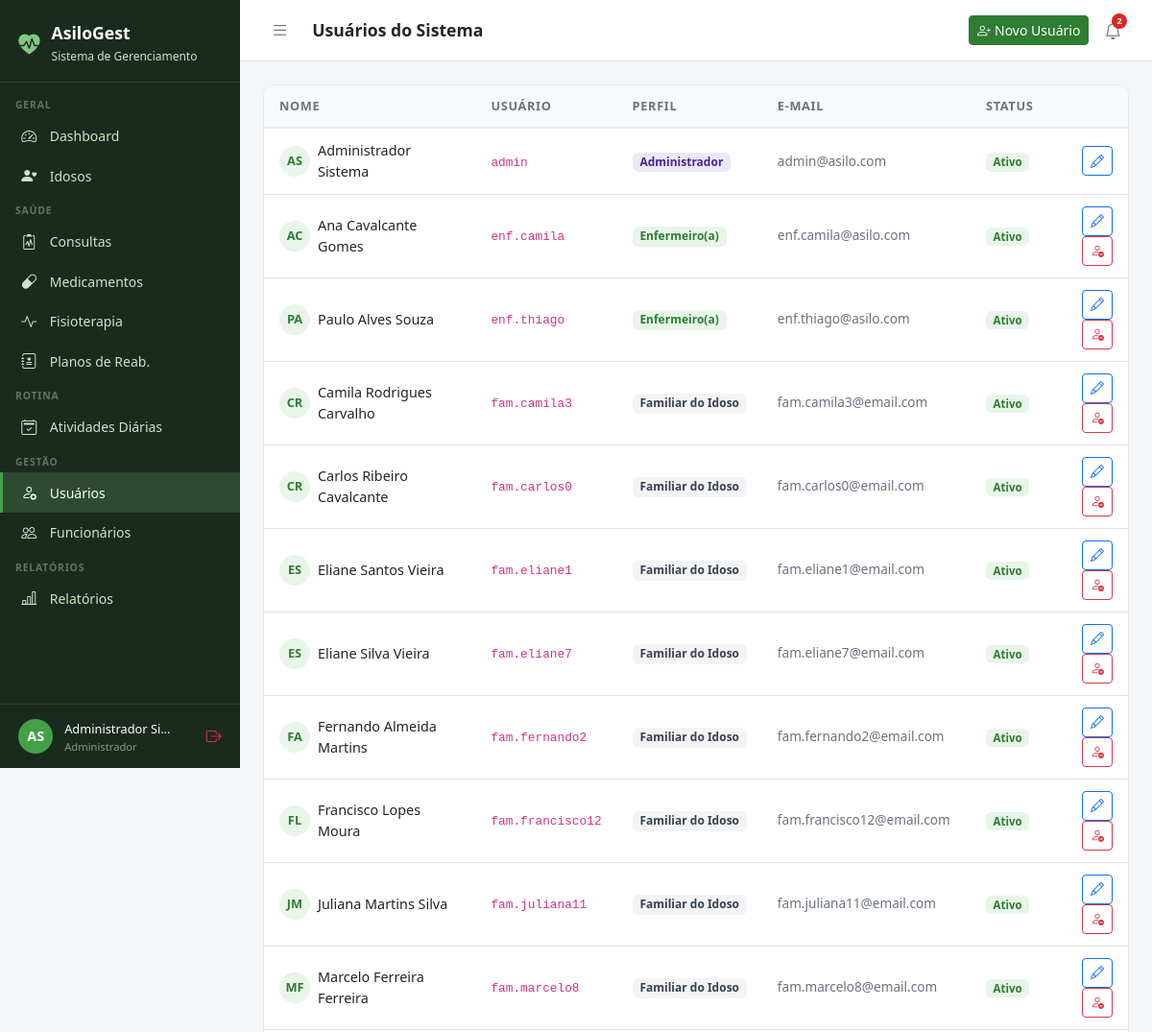
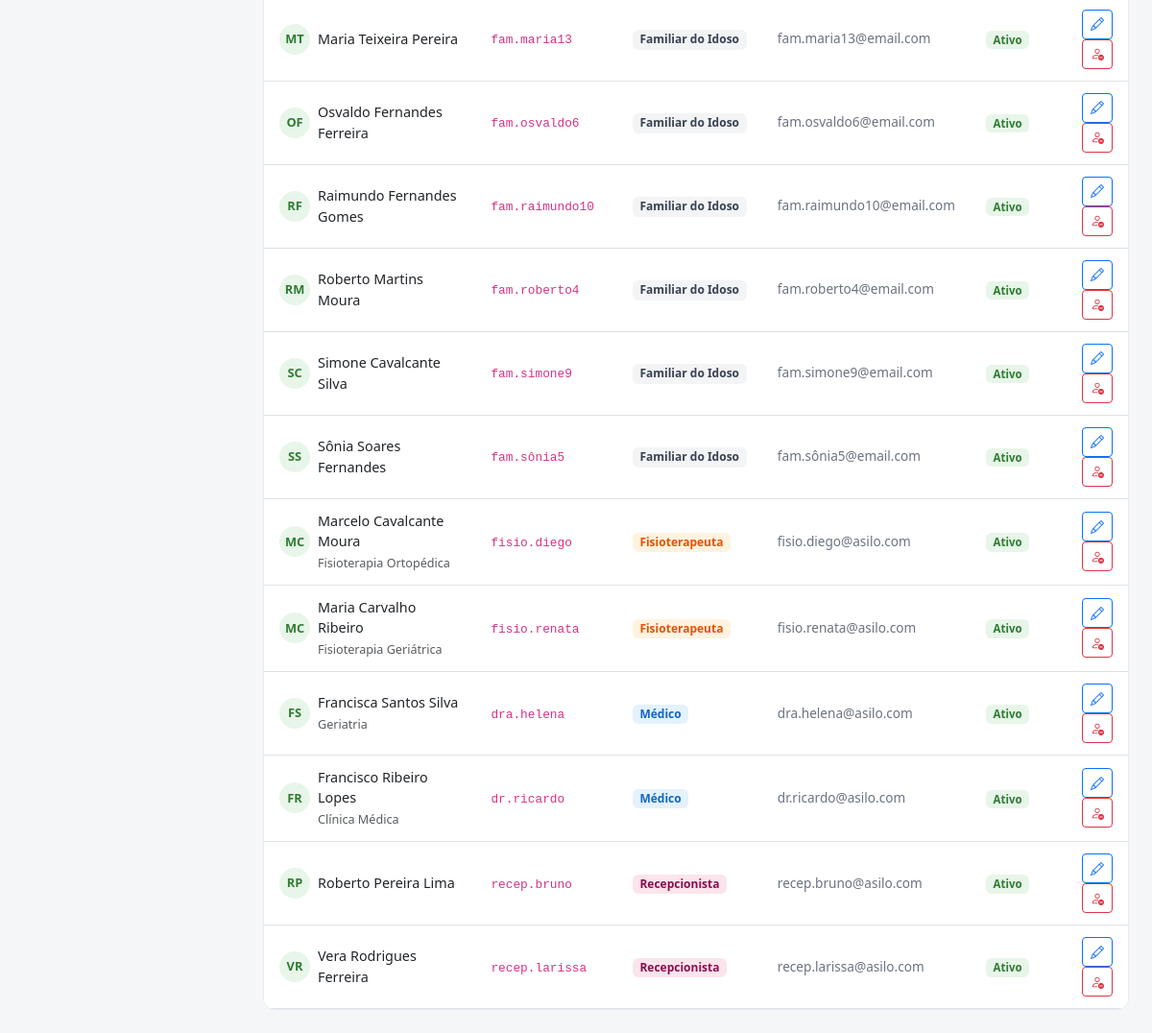
Screenshot of /usuarios/ (signed in) with the database file from the repository (2 pictures, top to bottom).
### core/models.py (models this page shows, shortened)
class Usuario(AbstractUser):
    PERFIL_CHOICES = [
        ('administrador', 'Administrador'),
        ('medico', 'Médico'),
        ('fisioterapeuta', 'Fisioterapeuta'),
        ('enfermeiro', 'Enfermeiro(a)'),
        ('recepcionista', 'Recepcionista'),
        ('familiar', 'Familiar do Idoso'),
    ]
    perfil = models.CharField(
        max_length=20, choices=PERFIL_CHOICES,
        default='recepcionista', verbose_name='Perfil de Acesso'
    )
    telefone = models.CharField(max_length=15, blank=True, verbose_name='Telefone')
    cpf = models.CharField(max_length=14, unique=True, null=True, blank=True, verbose_name='CPF')
    foto = models.ImageField(upload_to='usuarios/', blank=True, null=True, verbose_name='Foto')
    data_nascimento = models.DateField(null=True, blank=True, verbose_name='Data de Nascimento')
    especialidade = models.CharField(
        max_length=100, blank=True, verbose_name='Especialidade',
        help_text='Preencha para Médico ou Fisioterapeuta'
    )
    data_admissao = models.DateField(null=True, blank=True, verbose_name='Data de Admissão')
    primeiro_acesso = models.BooleanField(
        default=True, verbose_name='Primeiro Acesso',
        help_text='Usuário deve definir senha no primeiro login'
    )
    ativo = models.BooleanField(default=True, verbose_name='Ativo')
    criado_em = models.DateTimeField(auto_now_add=True)
    class Meta:
        verbose_name = 'Usuário'
        verbose_name_plural = 'Usuários'
        ordering = ['first_name', 'last_name']
    @property
    def is_administrador(self):
        return self.perfil == 'administrador' or self.is_superuser
    @property
    def is_fisioterapeuta(self):
        return self.perfil == 'fisioterapeuta'
    @property
    def is_recepcionista(self):
        return self.perfil == 'recepcionista'
    @property
    def is_familiar(self):
        return self.perfil == 'familiar'
    @property
    def pode_ver_saude(self):
        return (self.is_administrador or self.is_medico
                or self.is_fisioterapeuta or self.is_enfermeiro)
    @property
    def pode_cadastrar_usuarios(self):
        return self.is_administrador or self.is_recepcionista
    @property
    def pode_administrar(self):
        return self.is_administrador

### core/views.py (the view)
# urls.py: path('usuarios/', views.usuarios_lista, name='usuarios_lista'),
@login_required
@admin_ou_recepcionista_required
def usuarios_lista(request):
    usuarios = Usuario.objects.all().order_by('perfil', 'first_name')
    if request.user.is_recepcionista:
        usuarios = usuarios.exclude(perfil='administrador')
    return render(request, 'usuarios/lista.html', {'usuarios': usuarios})

### templates/usuarios/lista.html (shortened to what this page needs)
{% extends 'base.html' %}
{% block page_title %}Usuários do Sistema{% endblock %}
{% block topbar_actions %}
{% if request.user.pode_cadastrar_usuarios %}
<a href="{% url 'usuario_novo' %}" class="btn btn-primary btn-sm">
  <i class="bi bi-person-plus me-1"></i>Novo Usuário
</a>
{% endif %}
{% endblock %}
{% block content %}
<div class="table-card">
  <table class="table table-hover">
    <thead>
      <tr>
        <th>Nome</th>
        <th>Usuário</th>
        <th>Perfil</th>
        <th>E-mail</th>
        <th>Status</th>
        <th></th>
      </tr>
    </thead>
    <tbody>
      {% for u in usuarios %}
      <tr>
        <td>
          <div class="d-flex align-items-center gap-2">
            <div style="width:32px;height:32px;background:#E8F5E9;border-radius:50%;display:flex;align-items:center;justify-content:center;font-weight:700;font-size:.8rem;color:#2E7D32;flex-shrink:0;">
              {{ u.first_name|first|upper }}{{ u.last_name|first|upper }}
            </div>
            <div>
              <div style="font-weight:500;font-size:.9rem;">{{ u.get_full_name }}</div>
              {% if u.especialidade %}<small class="text-muted">{{ u.especialidade }}</small>{% endif %}
            </div>
          </div>
        </td>
        <td><code style="font-size:.8rem;">{{ u.username }}</code></td>
        <td>
          <span class="badge" style="
            {% if u.perfil == 'administrador' %}background:#EDE7F6;color:#4527A0;
            {% elif u.perfil == 'medico' %}background:#E3F2FD;color:#1565C0;
            {% elif u.perfil == 'enfermeiro' %}background:#E8F5E9;color:#2E7D32;
            {% elif u.perfil == 'fisioterapeuta' %}background:#FFF3E0;color:#E65100;
            {% elif u.perfil == 'recepcionista' %}background:#FCE4EC;color:#880E4F;
            {% else %}background:#F3F4F6;color:#374151;{% endif %}
            font-size:.75rem;font-weight:600;">
            {{ u.get_perfil_display }}
          </span>
        </td>
        <td style="font-size:.85rem;color:#6B7280;">{{ u.email }}</td>
        <td>
          {% if u.primeiro_acesso %}
            <span class="badge bg-warning text-dark" style="font-size:.72rem;">Aguardando 1º acesso</span>
          {% elif u.ativo %}
            <span class="badge" style="background:#E8F5E9;color:#2E7D32;font-size:.72rem;">Ativo</span>
          {% else %}
            <span class="badge" style="background:#FFEBEE;color:#C62828;font-size:.72rem;">Inativo</span>
          {% endif %}
        </td>
        <td class="text-end">
          {% if request.user.is_administrador or not u.is_administrador %}
          <a href="{% url 'usuario_editar' u.pk %}" class="btn btn-sm btn-outline-primary">
            <i class="bi bi-pencil"></i>
          </a>
          {% if request.user.is_administrador and u != request.user %}
          <a href="{% url 'usuario_excluir' u.pk %}" class="btn btn-sm btn-outline-danger">
            <i class="bi bi-person-dash"></i>
          </a>
          {% endif %}
          {% endif %}
        </td>
      </tr>
      {% empty %}
      <tr><td colspan="6" class="text-center py-4 text-muted">Nenhum usuário encontrado.</td></tr>
      {% endfor %}
    </tbody>
  </table>
</div>
{% endblock %}

### templates/base.html (shortened to what this page needs)
<!DOCTYPE html>
<html lang="pt-br">
<head>
  <link href="https://cdn.jsdelivr.net/npm/bootstrap@5.3.0/dist/css/bootstrap.min.css" rel="stylesheet">
  <link href="https://cdn.jsdelivr.net/npm/bootstrap-icons@1.11.0/font/bootstrap-icons.css" rel="stylesheet">
</head>
<body>
{% if user.is_authenticated %}
<div id="sidebar">
  <div class="sidebar-brand">
    <i class="bi bi-heart-pulse-fill" style="color:#81C784;font-size:1.4rem;"></i>
    <div>
      <h5 style="margin:0;">AsiloGest</h5>
      <small>Sistema de Gerenciamento</small>
    </div>
  </div>
  <nav class="sidebar-nav">
    <div class="nav-section">Geral</div>
    <a href="{% url 'dashboard' %}" class="sidebar-link {% if request.resolver_match.url_name == 'dashboard' %}active{% endif %}">
      <i class="bi bi-speedometer2"></i> Dashboard
    </a>
    <a href="{% url 'idosos:lista' %}" class="sidebar-link">
      <i class="bi bi-person-heart"></i>
      {% if user.is_familiar %}Meus Familiares{% else %}Idosos{% endif %}
    </a>
    {% if user.pode_ver_saude or user.is_familiar %}
    <div class="nav-section">Saúde</div>
    <a href="{% url 'consultas:lista' %}" class="sidebar-link">
      <i class="bi bi-clipboard2-pulse"></i> Consultas
    </a>
    <a href="{% url 'medicamentos:lista' %}" class="sidebar-link">
      <i class="bi bi-capsule"></i> Medicamentos
    </a>
    <a href="{% url 'fisioterapia:lista' %}" class="sidebar-link">
      <i class="bi bi-activity"></i> Fisioterapia
    </a>
    {% if user.pode_ver_saude and not user.is_familiar %}
    <a href="{% url 'fisioterapia:planos_lista' %}" class="sidebar-link">
      <i class="bi bi-journal-medical"></i> Planos de Reab.
    </a>
    {% endif %}
    {% endif %}
    <div class="nav-section">Rotina</div>
    <a href="{% url 'atividades:lista' %}" class="sidebar-link">
      <i class="bi bi-calendar2-check"></i> Atividades Diárias
    </a>
    {% if user.pode_cadastrar_usuarios %}
    <div class="nav-section">Gestão</div>
    <a href="{% url 'usuarios_lista' %}" class="sidebar-link">
      <i class="bi bi-person-gear"></i> Usuários
    </a>
    {% endif %}
    {% if user.pode_administrar %}
    <a href="{% url 'funcionarios:lista' %}" class="sidebar-link">
      <i class="bi bi-people"></i> Funcionários
    </a>
    {% endif %}
    {% if user.pode_ver_saude or user.pode_administrar %}
    <div class="nav-section">Relatórios</div>
    <a href="{% url 'relatorios:lista' %}" class="sidebar-link">
      <i class="bi bi-bar-chart-line"></i> Relatórios
    </a>
    {% endif %}
  </nav>
  <div class="sidebar-user">
    <div class="avatar">{{ user.first_name|first|upper }}{{ user.last_name|first|upper }}</div>
    <div class="info" style="min-width:0;flex:1;">
      <span>{{ user.get_full_name|truncatechars:18 }}</span>
      <small>{{ user.get_perfil_display }}</small>
    </div>
    <a href="{% url 'logout' %}" class="text-danger" title="Sair" style="flex-shrink:0;">
      <i class="bi bi-box-arrow-right"></i>
    </a>
  </div>
</div>
<div id="main">
  <div class="topbar">
    <div class="topbar-left">
      <button class="btn-toggle-sidebar" onclick="toggleSidebar()" title="Menu">
        <i class="bi bi-list"></i>
      </button>
      <h4>{% block page_title %}{% endblock %}</h4>
    </div>
    <div class="d-flex align-items-center gap-2">
      {% block topbar_actions %}{% endblock %}
      <div style="position:relative;">
        <button class="notif-btn" id="notifBtn" onclick="toggleNotif()" title="Notificações">
          <i class="bi bi-bell"></i>
          {% if notif_count %}
          <span class="notif-badge">{{ notif_count }}</span>
          {% endif %}
        </button>
      </div>
    </div>
  </div>
  <div class="content">
    {% block content %}{% endblock %}
  </div>
</div>
{% else %}
{% block full_content %}{% endblock %}
{% endif %}
</body>
</html>

### templates/base.html (style rules this page uses)
:root { --sidebar-width: 250px; --primary: #2E7D32; --primary-light: #43A047; --accent: #1565C0; --bg-sidebar: #1B2A1E; --bg-sidebar-hover: #2E4A33; --text-sidebar: #C8E6C9; --transition: 0.3s ease; }
body { background: #F4F6F8; font-family: 'Segoe UI', sans-serif; }
#sidebar { position: fixed; top: 0; left: 0; width: var(--sidebar-width); height: 100vh; background: var(--bg-sidebar); z-index: 1000; display: flex; flex-direction: column; overflow-y: auto; transition: transform var(--transition); }
.sidebar-brand { padding: 1.5rem 1.2rem 1rem; border-bottom: 1px solid rgba(255,255,255,0.08); display: flex; align-items: center; gap: .75rem; }
.sidebar-brand h5 { color: #fff; font-weight: 700; margin: 0; font-size: 1.1rem; }
.sidebar-brand small { color: var(--text-sidebar); font-size: .75rem; }
.sidebar-nav { padding: .5rem 0; flex: 1; }
.nav-section { padding: .5rem 1rem .2rem; color: rgba(200,230,201,.4); font-size: .65rem; font-weight: 700; letter-spacing: .08em; text-transform: uppercase; }
.sidebar-link { display: flex; align-items: center; gap: .65rem; padding: .55rem 1.2rem; color: var(--text-sidebar); text-decoration: none; font-size: .875rem; transition: all .2s; border-left: 3px solid transparent; }
.sidebar-link:hover, .sidebar-link.active { background: var(--bg-sidebar-hover); color: #fff; border-left-color: var(--primary-light); }
.sidebar-link i { font-size: 1rem; width: 1.2rem; }
.sidebar-user { padding: .8rem 1.2rem; border-top: 1px solid rgba(255,255,255,0.08); display: flex; align-items: center; gap: .75rem; }
.sidebar-user .avatar { width: 36px; height: 36px; background: var(--primary-light); border-radius: 50%; display: flex; align-items: center; justify-content: center; color: #fff; font-weight: 700; font-size: .9rem; flex-shrink: 0; }
.sidebar-user .info small { color: rgba(200,230,201,.6); font-size: .7rem; display: block; }
.sidebar-user .info span { color: #fff; font-size: .8rem; }
#main { margin-left: var(--sidebar-width); min-height: 100vh; display: flex; flex-direction: column; transition: margin-left var(--transition); }
.topbar { background: #fff; border-bottom: 1px solid #E0E0E0; padding: .75rem 1.5rem; display: flex; align-items: center; justify-content: space-between; position: sticky; top: 0; z-index: 999; }
.topbar-left { display: flex; align-items: center; gap: 1rem; }
.topbar h4 { margin: 0; font-size: 1.1rem; font-weight: 600; color: #1B2A1E; }
.btn-toggle-sidebar { background: none; border: none; padding: .4rem .5rem; color: #6B7280; cursor: pointer; border-radius: 6px; font-size: 1.2rem; line-height: 1; transition: background .2s, color .2s; }
.notif-btn { position: relative; background: none; border: none; padding: .4rem .5rem; color: #6B7280; cursor: pointer; border-radius: 6px; font-size: 1.1rem; transition: background .2s, color .2s; }
.notif-badge { position: absolute; top: 2px; right: 2px; background: #DC2626; color: #fff; font-size: .6rem; font-weight: 700; min-width: 16px; height: 16px; border-radius: 8px; padding: 0 4px; display: flex; align-items: center; justify-content: center; }
.content { padding: 1.5rem; flex: 1; }
.table-card { background: #fff; border-radius: 12px; border: 1px solid #E8EAF0; overflow: hidden; }
.table-card .table { margin: 0; }
.table thead th { background: #F8F9FA; border-bottom: 2px solid #E8EAF0; font-size: .8rem; font-weight: 600; color: #6B7280; text-transform: uppercase; letter-spacing: .05em; padding: .75rem 1rem; }
.table td { padding: .75rem 1rem; vertical-align: middle; font-size: .9rem; }
.btn-primary { background: var(--primary); border-color: var(--primary); }

### rows the page displays
Usuario: first_name|first "A", last_name|first "S", get_full_name "Administrador Si…", perfil "Administrador", get_full_name "Administrador Sistema", username "admin", email "admin@asilo.com", primeiro_acesso "Ativo"
Usuario: first_name|first "A", last_name|first "C", get_full_name "Ana Cavalcante Gomes", username "enf.camila", perfil "Enfermeiro(a)", email "enf.camila@asilo.com", primeiro_acesso "Ativo"
Usuario: first_name|first "P", last_name|first "A", get_full_name "Paulo Alves Souza", username "enf.thiago", perfil "Enfermeiro(a)", email "enf.thiago@asilo.com", primeiro_acesso "Ativo"
Usuario: first_name|first "C", last_name|first "R", get_full_name "Camila Rodrigues Carvalho", username "fam.camila3", perfil "Familiar do Idoso", email "fam.camila3@email.com", primeiro_acesso "Ativo"
Usuario: first_name|first "C", last_name|first "R", get_full_name "Carlos Ribeiro Cavalcante", username "fam.carlos0", perfil "Familiar do Idoso", email "fam.carlos0@email.com", primeiro_acesso "Ativo"
Usuario: first_name|first "E", last_name|first "S", get_full_name "Eliane Santos Vieira", username "fam.eliane1", perfil "Familiar do Idoso", email "fam.eliane1@email.com", primeiro_acesso "Ativo"
Usuario: first_name|first "E", last_name|first "S", get_full_name "Eliane Silva Vieira", username "fam.eliane7", perfil "Familiar do Idoso", email "fam.eliane7@email.com", primeiro_acesso "Ativo"
Usuario: first_name|first "F", last_name|first "A", get_full_name "Fernando Almeida Martins", username "fam.fernando2", perfil "Familiar do Idoso", email "fam.fernando2@email.com", primeiro_acesso "Ativo"
Usuario: first_name|first "F", last_name|first "L", get_full_name "Francisco Lopes Moura", username "fam.francisco12", perfil "Familiar do Idoso", email "fam.francisco12@email.com", primeiro_acesso "Ativo"
Usuario: first_name|first "J", last_name|first "M", get_full_name "Juliana Martins Silva", username "fam.juliana11", perfil "Familiar do Idoso", email "fam.juliana11@email.com", primeiro_acesso "Ativo"
Usuario: first_name|first "M", last_name|first "F", get_full_name "Marcelo Ferreira Ferreira", username "fam.marcelo8", perfil "Familiar do Idoso", email "fam.marcelo8@email.com", primeiro_acesso "Ativo"
Usuario: first_name|first "M", last_name|first "T", get_full_name "Maria Teixeira Pereira", username "fam.maria13", perfil "Familiar do Idoso", email "fam.maria13@email.com", primeiro_acesso "Ativo"
Usuario: first_name|first "O", last_name|first "F", get_full_name "Osvaldo Fernandes Ferreira", username "fam.osvaldo6", perfil "Familiar do Idoso", email "fam.osvaldo6@email.com", primeiro_acesso "Ativo"
Usuario: first_name|first "R", last_name|first "F", get_full_name "Raimundo Fernandes Gomes", username "fam.raimundo10", perfil "Familiar do Idoso", email "fam.raimundo10@email.com", primeiro_acesso "Ativo"
Usuario: first_name|first "R", last_name|first "M", get_full_name "Roberto Martins Moura", username "fam.roberto4", perfil "Familiar do Idoso", email "fam.roberto4@email.com", primeiro_acesso "Ativo"
Usuario: first_name|first "S", last_name|first "C", get_full_name "Simone Cavalcante Silva", username "fam.simone9", perfil "Familiar do Idoso", email "fam.simone9@email.com", primeiro_acesso "Ativo"
Usuario: first_name|first "S", last_name|first "S", get_full_name "Sônia Soares Fernandes", username "fam.sônia5", perfil "Familiar do Idoso", email "fam.sônia5@email.com", primeiro_acesso "Ativo"
Usuario: first_name|first "M", last_name|first "C", get_full_name "Marcelo Cavalcante Moura", especialidade "Fisioterapia Ortopédica", username "fisio.diego", perfil "Fisioterapeuta", email "fisio.diego@asilo.com", primeiro_acesso "Ativo"
Usuario: first_name|first "M", last_name|first "C", get_full_name "Maria Carvalho Ribeiro", especialidade "Fisioterapia Geriátrica", username "fisio.renata", perfil "Fisioterapeuta", email "fisio.renata@asilo.com", primeiro_acesso "Ativo"
Usuario: first_name|first "F", last_name|first "S", get_full_name "Francisca Santos Silva", especialidade "Geriatria", username "dra.helena", perfil "Médico", email "dra.helena@asilo.com", primeiro_acesso "Ativo"
Usuario: first_name|first "F", last_name|first "R", get_full_name "Francisco Ribeiro Lopes", especialidade "Clínica Médica", username "dr.ricardo", perfil "Médico", email "dr.ricardo@asilo.com", primeiro_acesso "Ativo"
Usuario: first_name|first "R", last_name|first "P", get_full_name "Roberto Pereira Lima", username "recep.bruno", perfil "Recepcionista", email "recep.bruno@asilo.com", primeiro_acesso "Ativo"
Usuario: first_name|first "V", last_name|first "R", get_full_name "Vera Rodrigues Ferreira", username "recep.larissa", perfil "Recepcionista", email "recep.larissa@asilo.com", primeiro_acesso "Ativo"

### other values shown
{{ notif_count }} "2"
